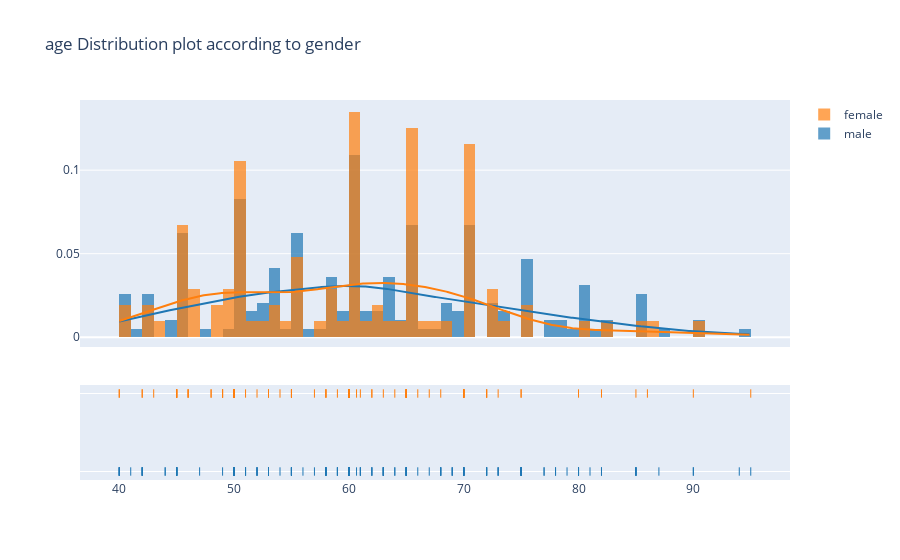

Write notebook code for a chart like this one.
### Markdown cell above
## Age and gender. Which age is common in what gender??

### Code cell
hist_data_male = df[df["sex"] == 1]["age"]
hist_data_female = df[df["sex"] == 0]["age"]
hist_data = [hist_data_male, hist_data_female]

group_labels_sex = ["male", "female"]


fig = ff.create_distplot(hist_data = hist_data, group_labels = group_labels_sex)
fig.update_layout(title_text='age Distribution plot according to gender')
fig.show()

### Figure 1 — Plotly figure (JSON) as saved in the notebook; plotly's stock layout.template omitted (floating-point values rounded to 4 significant figures; data arrays with more than 128 entries replaced by an {"elided": "..."} marker saying what was removed)
{"data": [{"autobinx": false, "histnorm": "probability density", "legendgroup": "male", "marker": {"color": "rgb(31, 119, 180)"}, "name": "male", "opacity": 0.7, "type": "histogram", "x": {"elided": "194 float values"}, "xaxis": "x", "xbins": {"end": 95, "size": 1, "start": 40}, "yaxis": "y"}, {"autobinx": false, "histnorm": "probability density", "legendgroup": "female", "marker": {"color": "rgb(255, 127, 14)"}, "name": "female", "opacity": 0.7, "type": "histogram", "x": [65, 65, 49, 70, 48, 65, 65, 75, 95, 50, 50, 82, 60, 50, 60, 57, 53, 60, 70, 60, 50, 45, 42, 70, 70, 55, 70, 60, 59, 42, 58, 70, 60, 63, 60, 72, 70, 58, 60, 85, 65, 86, 66, 60, 60, 43, 46, 58, 46, 65, 62, 46, 50, 61, 72, 65, 52, 50, 80, 65, 70, 49, 50, 60, 60.67, 40, 64, 45, 65, 50, 50, 40, 60, 49, 48, 70, 54, 55, 75, 65, 72, 60, 65, 70, 73, 53, 50, 55, 70, 65, 62, 68, 45, 51, 67, 45, 70, 50, 55, 45, 65, 90, 45, 55, 45], "xaxis": "x", "xbins": {"end": 95, "size": 1, "start": 40}, "yaxis": "y"}, {"legendgroup": "male", "marker": {"color": "rgb(31, 119, 180)"}, "mode": "lines", "name": "male", "showlegend": false, "type": "scatter", "x": {"elided": "500 float values"}, "xaxis": "x", "y": {"elided": "500 float values"}, "yaxis": "y"}, {"legendgroup": "female", "marker": {"color": "rgb(255, 127, 14)"}, "mode": "lines", "name": "female", "showlegend": false, "type": "scatter", "x": {"elided": "500 float values"}, "xaxis": "x", "y": {"elided": "500 float values"}, "yaxis": "y"}, {"legendgroup": "male", "marker": {"color": "rgb(31, 119, 180)", "symbol": "line-ns-open"}, "mode": "markers", "name": "male", "showlegend": false, "type": "scatter", "x": {"elided": "194 float values"}, "xaxis": "x", "y": {"elided": "194 str values"}, "yaxis": "y2"}, {"legendgroup": "female", "marker": {"color": "rgb(255, 127, 14)", "symbol": "line-ns-open"}, "mode": "markers", "name": "female", "showlegend": false, "type": "scatter", "x": [65, 65, 49, 70, 48, 65, 65, 75, 95, 50, 50, 82, 60, 50, 60, 57, 53, 60, 70, 60, 50, 45, 42, 70, 70, 55, 70, 60, 59, 42, 58, 70, 60, 63, 60, 72, 70, 58, 60, 85, 65, 86, 66, 60, 60, 43, 46, 58, 46, 65, 62, 46, 50, 61, 72, 65, 52, 50, 80, 65, 70, 49, 50, 60, 60.67, 40, 64, 45, 65, 50, 50, 40, 60, 49, 48, 70, 54, 55, 75, 65, 72, 60, 65, 70, 73, 53, 50, 55, 70, 65, 62, 68, 45, 51, 67, 45, 70, 50, 55, 45, 65, 90, 45, 55, 45], "xaxis": "x", "y": ["female", "female", "female", "female", "female", "female", "female", "female", "female", "female", "female", "female", "female", "female", "female", "female", "female", "female", "female", "female", "female", "female", "female", "female", "female", "female", "female", "female", "female", "female", "female", "female", "female", "female", "female", "female", "female", "female", "female", "female", "female", "female", "female", "female", "female", "female", "female", "female", "female", "female", "female", "female", "female", "female", "female", "female", "female", "female", "female", "female", "female", "female", "female", "female", "female", "female", "female", "female", "female", "female", "female", "female", "female", "female", "female", "female", "female", "female", "female", "female", "female", "female", "female", "female", "female", "female", "female", "female", "female", "female", "female", "female", "female", "female", "female", "female", "female", "female", "female", "female", "female", "female", "female", "female", "female"], "yaxis": "y2"}], "layout": {"barmode": "overlay", "hovermode": "closest", "legend": {"traceorder": "reversed"}, "title": {"text": "age Distribution plot according to gender"}, "xaxis": {"anchor": "y2", "domain": [0, 1], "zeroline": false}, "yaxis": {"anchor": "free", "domain": [0.35, 1], "position": 0}, "yaxis2": {"anchor": "x", "domain": [0, 0.25], "dtick": 1, "showticklabels": false}}}
